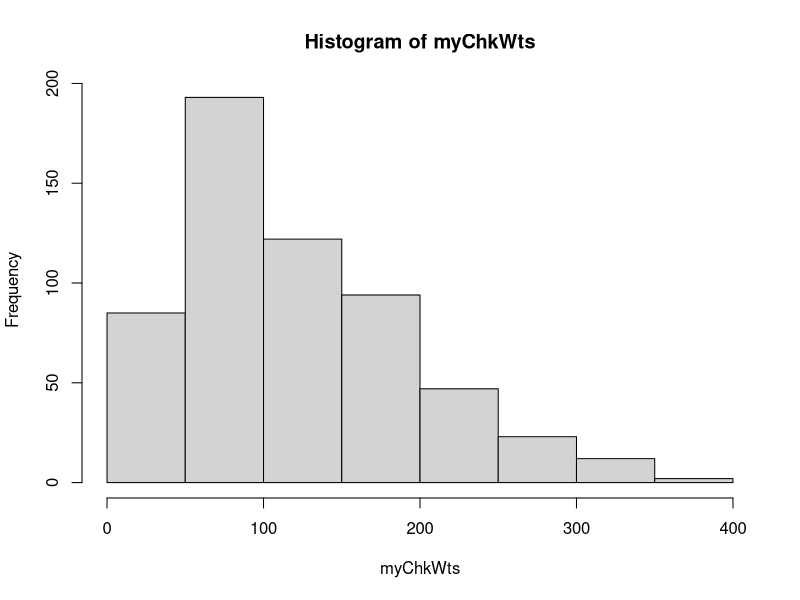
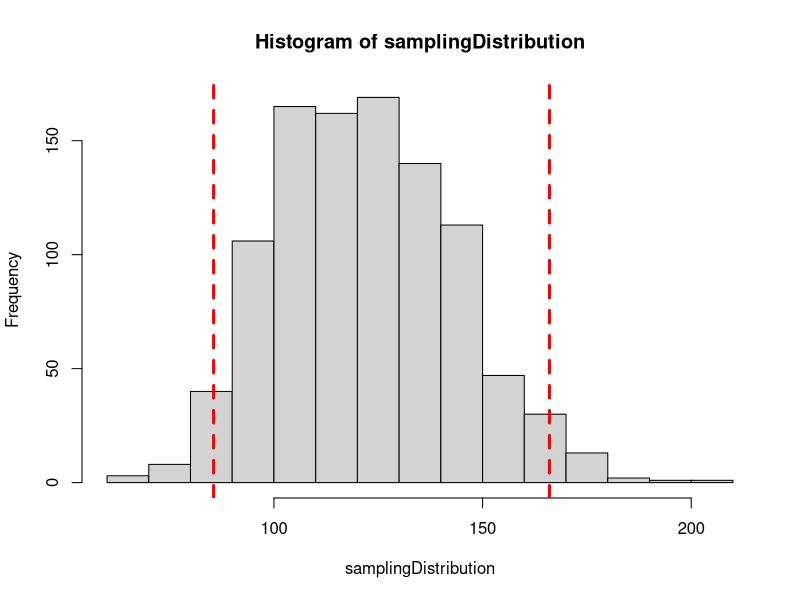

Reproduce these figures in R, in order. (Note: a time limit stopped this script after it produced the figures.)
summary(ChickWeight)
colnames(ChickWeight)
dim(ChickWeight)

summary(ChickWeight$weight)
head(ChickWeight$weight)
mean(ChickWeight$weight)
myChkWts <- ChickWeight$weight
quantile(myChkWts,.50)

hist(myChkWts)
quantile(myChkWts,.025)
quantile(myChkWts,.975)
mean(myChkWts)
median(myChkWts)


samplingDistribution<-replicate(1000,mean(sample(myChkWts,size=11,replace = TRUE)),simplify = TRUE)
hist(samplingDistribution)
abline(v=quantile(samplingDistribution,.025),col="red", lwd=3, lty=2)
abline(v=quantile(samplingDistribution,.975),col="red", lwd=3, lty=2)


samplingDistribution<-replicate(1000,mean(sample(myChkWts,size=10000000,replace = TRUE)),simplify = TRUE)
hist(samplingDistribution)
abline(v=quantile(samplingDistribution,.025),col="red", lwd=3, lty=2)
abline(v=quantile(samplingDistribution,.975),col="red", lwd=3, lty=2)
